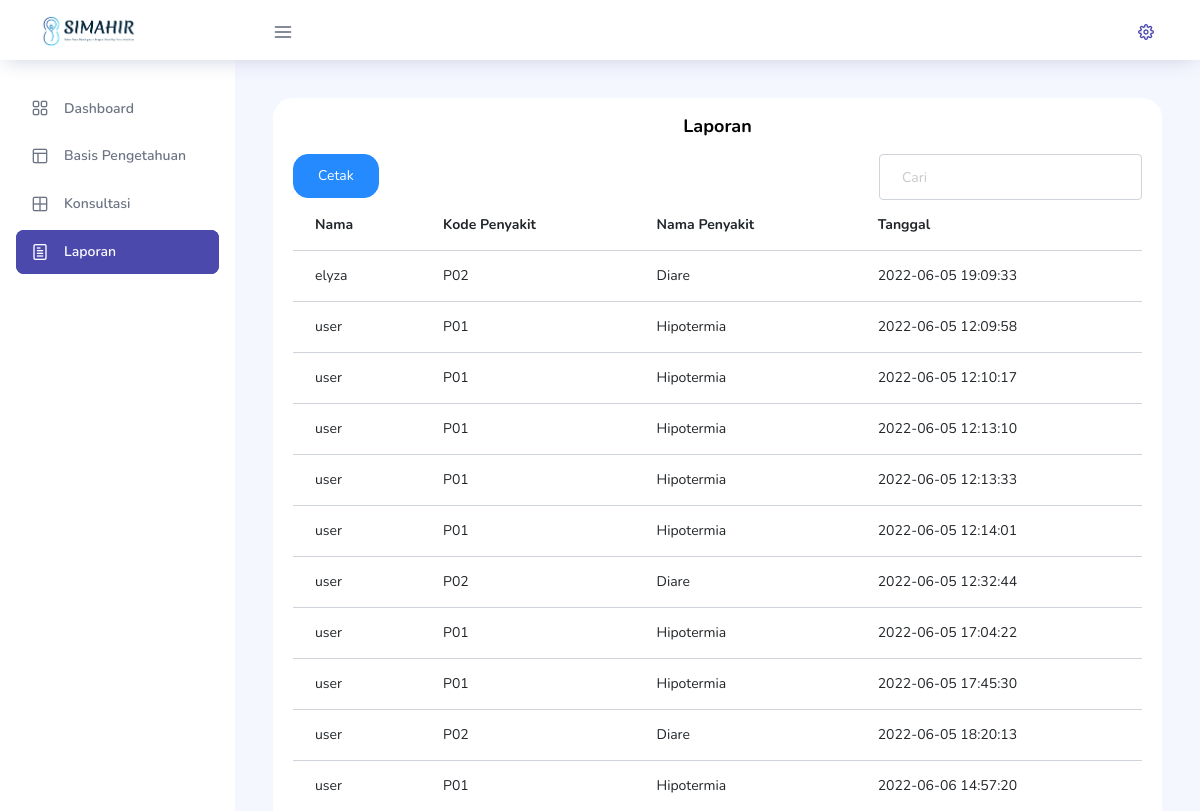
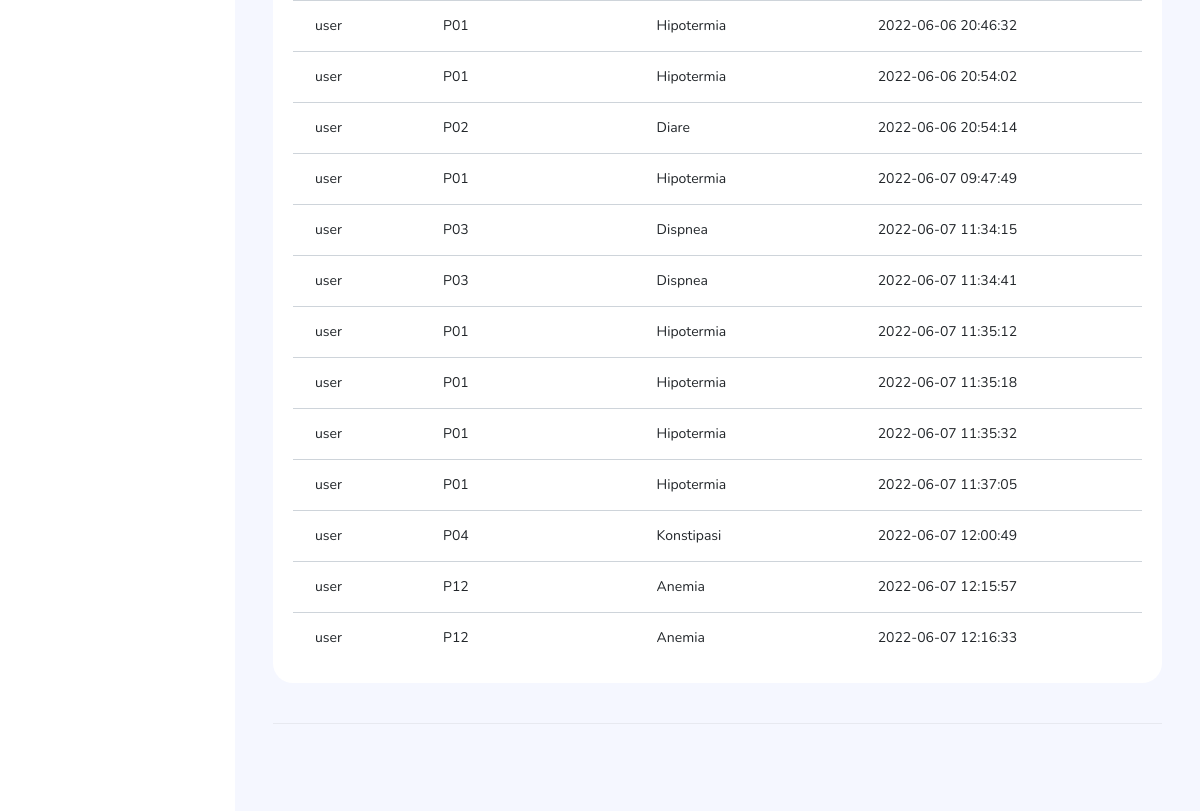
Before: /view/laporan.php (signed in) with the older database file (2 pictures, top to bottom).
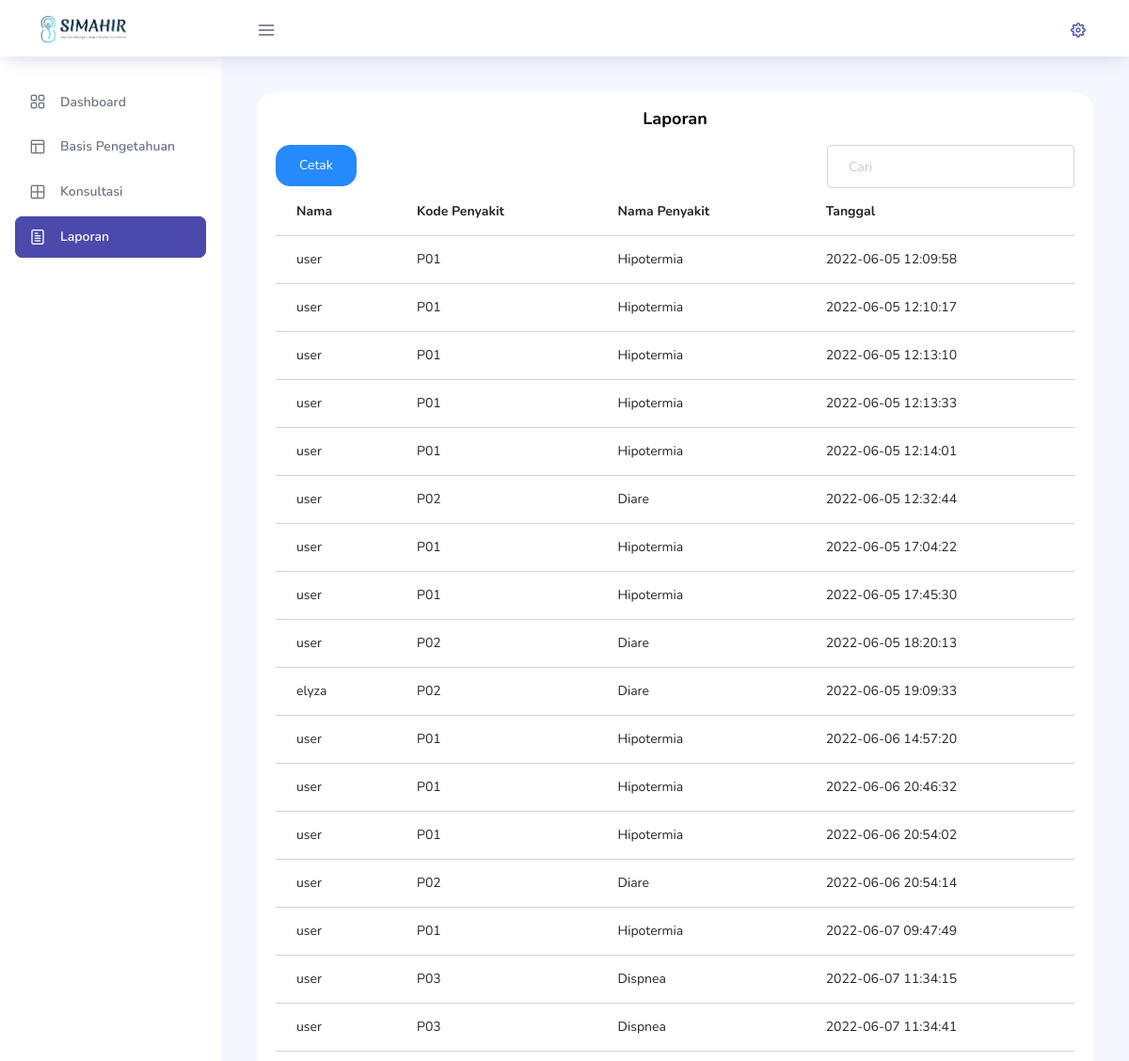
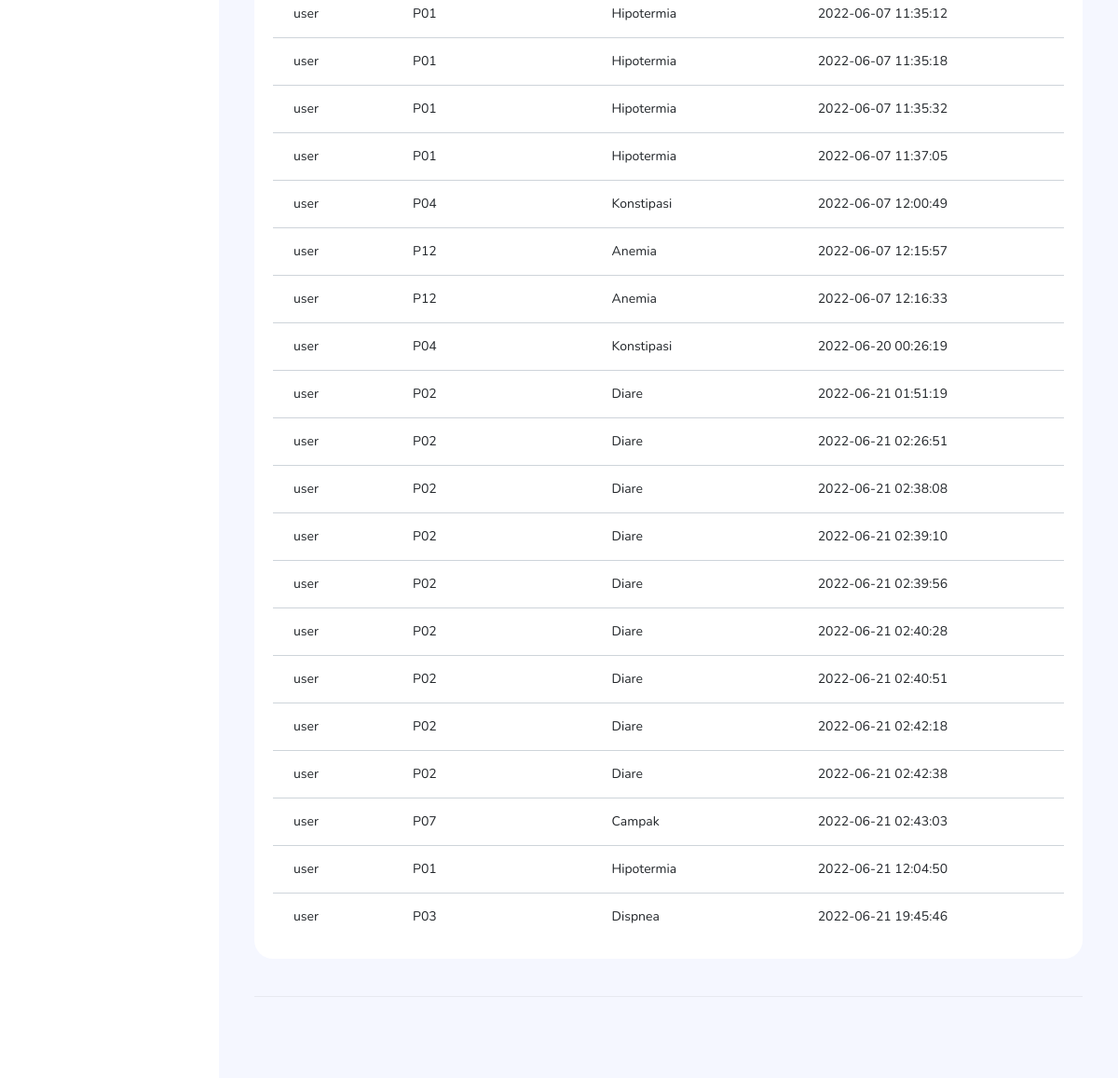
After: the same page with the newer database file (2 pictures, top to bottom).
### tables this page shows
CREATE TABLE `tb_diagnosa` (
  `id_diagnosa` int(11) NOT NULL,
  `username` varchar(32) NOT NULL,
  `penyakit` varchar(4) DEFAULT NULL,
  `tanggal` datetime DEFAULT current_timestamp()
);

CREATE TABLE `tb_penyakit` (
  `kode_penyakit` varchar(4) NOT NULL,
  `nama_penyakit` varchar(50) NOT NULL,
  `keterangan_penyakit` text DEFAULT NULL,
  `foto` varchar(128) DEFAULT NULL,
  `solusi` text NOT NULL,
  `penyebab` text NOT NULL
);

### class/koneksi.php (called while the page is built, shortened)
<?php
    class koneksi{
        public function __construct($con){
            $this->db=$con;
        }
    }
?>

### class/class_laporan.php (the view, shortened to what this page needs)
<?php
require_once 'koneksi.php';
class laporan extends koneksi
{
    public function tampilLaporan($query)
    {
        $query = $this->db->prepare($query);
        $query->execute();
        while ($row = $query->fetch(PDO::FETCH_ASSOC)) : ?>
<tr>
    <td><?= "{$row['nama_user']}"; ?></td>
    <td><?= "{$row['penyakit']}"; ?></td>
    <td><?= "{$row['nama_penyakit']}"; ?></td>
    <td><?= "{$row['tanggal']}"; ?></td>
</tr>
<?php endwhile;
    }
}

### view/laporan.php (shortened to what this page needs)
<!DOCTYPE html>
<html lang="en">
<head>
    <link rel="stylesheet" href="../template/vendors/feather/feather.css">
    <link rel="stylesheet" href="../template/vendors/ti-icons/css/themify-icons.css">
    <link rel="stylesheet" href="../template/vendors/css/vendor.bundle.base.css">
    <link rel="stylesheet" href="../template/css/vertical-layout-light/style.css">
    <link rel="stylesheet" href="../template/vendors/select2/select2.min.css">
    <link rel="stylesheet" href="../template/vendors/select2-bootstrap-theme/select2-bootstrap.min.css">
</head>
<body>
    <div class="container-scroller">
        <nav class="navbar col-lg-12 col-12 p-0 fixed-top d-flex flex-row">
            <div class="text-center navbar-brand-wrapper d-flex align-items-center justify-content-center">
                <a class="navbar-brand brand-logo mr-5" href="../template/indexpakar.php"><img
                        src="../template/images/logo.png" class="mr-2" alt="logo" /></a>
            </div>
            <div class="navbar-menu-wrapper d-flex align-items-center justify-content-end">
                <button class="navbar-toggler navbar-toggler align-self-center" type="button" data-toggle="minimize">
                    <span class="icon-menu"></span>
                </button>
                <ul class="navbar-nav navbar-nav-right">
                    <li class="nav-item nav-profile dropdown">
                        <a class="nav-link dropdown-toggle" href="#" data-toggle="dropdown" id="profileDropdown">
                            <i class="icon-cog text-primary"></i>
                        </a>
                    </li>
                </ul>
            </div>
        </nav>
        <div class="container-fluid page-body-wrapper">
            <?php require_once '../template/menu_pakar.php' ?>
            <div class="main-panel">
                <div class="content-wrapper">
                    <div class="row">
                        <div class="col-lg-12 grid-margin stretch-card">
                            <div class="card">
                                <div class="card-body">
                                    <center>
                                        <h4 class="card-title">Laporan</h4>
                                    </center>
                                    <div class="row justify-content-between">
                                        <div class="col-4">
                                            <a class="btn btn-info" href="laporan_cetak.php">Cetak</a>
                                        </div>
                                        <div class="col-4">
                                            <input class="form-control" placeholder="Cari" type='text' id='input'
                                                onkeyup='searchTable()'>
                                        </div>
                                    </div>
                                    <div class="table-responsive">
                                        <table class="table table-hover">
                                            <thead>
                                                <tr>
                                                    <th scope="col">Nama</th>
                                                    <th scope="col">Kode Penyakit</th>
                                                    <th scope="col">Nama Penyakit</th>
                                                    <th scope="col">Tanggal</th>
                                                </tr>
                                            </thead>
                                            <?php
                                            require_once '../class/class_laporan.php';
                                            $query = "SELECT tb_diagnosa.*, tb_login.nama as nama_user, tb_penyakit.nama_penyakit FROM tb_diagnosa JOIN tb_login ON tb_diagnosa.username = tb_login.username JOIN tb_penyakit ON tb_diagnosa.penyakit = tb_penyakit.kode_penyakit";
                                            $laporan->tampilLaporan($query);
                                            ?>
                                        </table>
                                    </div>
                                </div>
                            </div>
                        </div>
                    </div>
                    <footer class="footer">
                    </footer>
                </div>
            </div>
        </div>
</body>
</html>

### template/menu_pakar.php
<nav class="sidebar sidebar-offcanvas" id="sidebar">
    <ul class="nav">
        <li class="nav-item">
            <a class="nav-link" href="../template/indexpakar.php">
                <i class="icon-grid menu-icon"></i>
                <span class="menu-title">Dashboard</span>
            </a>
        </li>
        <li class="nav-item">
            <a class="nav-link" href="../view/basis_pengetahuan.php">
                <i class="icon-layout menu-icon"></i>
                <span class="menu-title">Basis Pengetahuan</span>
            </a>
        </li>
        <li class="nav-item">
            <a class="nav-link" href="../view/pakarkonsul.php">
                <i class="icon-grid-2  menu-icon"></i>
                <span class="menu-title">Konsultasi</span>
            </a>
        </li>
        <li class="nav-item">
            <a class="nav-link" href="../view/laporan.php">
                <i class="icon-paper menu-icon"></i>
                <span class="menu-title">Laporan</span>
            </a>
        </li>
    </ul>
</nav>

Changed rows visible on the page:
shown differently, row unchanged: tb_diagnosa "elyza": moves down the list
added tb_diagnosa: username.nama "user", penyakit "P04", penyakit.nama_penyakit "Konstipasi", tanggal "2022-06-20 00:26:19"
added tb_diagnosa: username.nama "user", penyakit "P02", penyakit.nama_penyakit "Diare", tanggal "2022-06-21 01:51:19"
added tb_diagnosa: username.nama "user", penyakit "P02", penyakit.nama_penyakit "Diare", tanggal "2022-06-21 02:26:51"
added tb_diagnosa: username.nama "user", penyakit "P02", penyakit.nama_penyakit "Diare", tanggal "2022-06-21 02:38:08"
added tb_diagnosa: username.nama "user", penyakit "P02", penyakit.nama_penyakit "Diare", tanggal "2022-06-21 02:39:10"
added tb_diagnosa: username.nama "user", penyakit "P02", penyakit.nama_penyakit "Diare", tanggal "2022-06-21 02:39:56"
added tb_diagnosa: username.nama "user", penyakit "P02", penyakit.nama_penyakit "Diare", tanggal "2022-06-21 02:40:28"
added tb_diagnosa: username.nama "user", penyakit "P02", penyakit.nama_penyakit "Diare", tanggal "2022-06-21 02:40:51"
added tb_diagnosa: username.nama "user", penyakit "P02", penyakit.nama_penyakit "Diare", tanggal "2022-06-21 02:42:18"
added tb_diagnosa: username.nama "user", penyakit "P02", penyakit.nama_penyakit "Diare", tanggal "2022-06-21 02:42:38"
added tb_diagnosa: username.nama "user", penyakit "P07", penyakit.nama_penyakit "Campak", tanggal "2022-06-21 02:43:03"
added tb_diagnosa: username.nama "user", penyakit "P01", penyakit.nama_penyakit "Hipotermia", tanggal "2022-06-21 12:04:50"
added tb_diagnosa: username.nama "user", penyakit "P03", penyakit.nama_penyakit "Dispnea", tanggal "2022-06-21 19:45:46"
